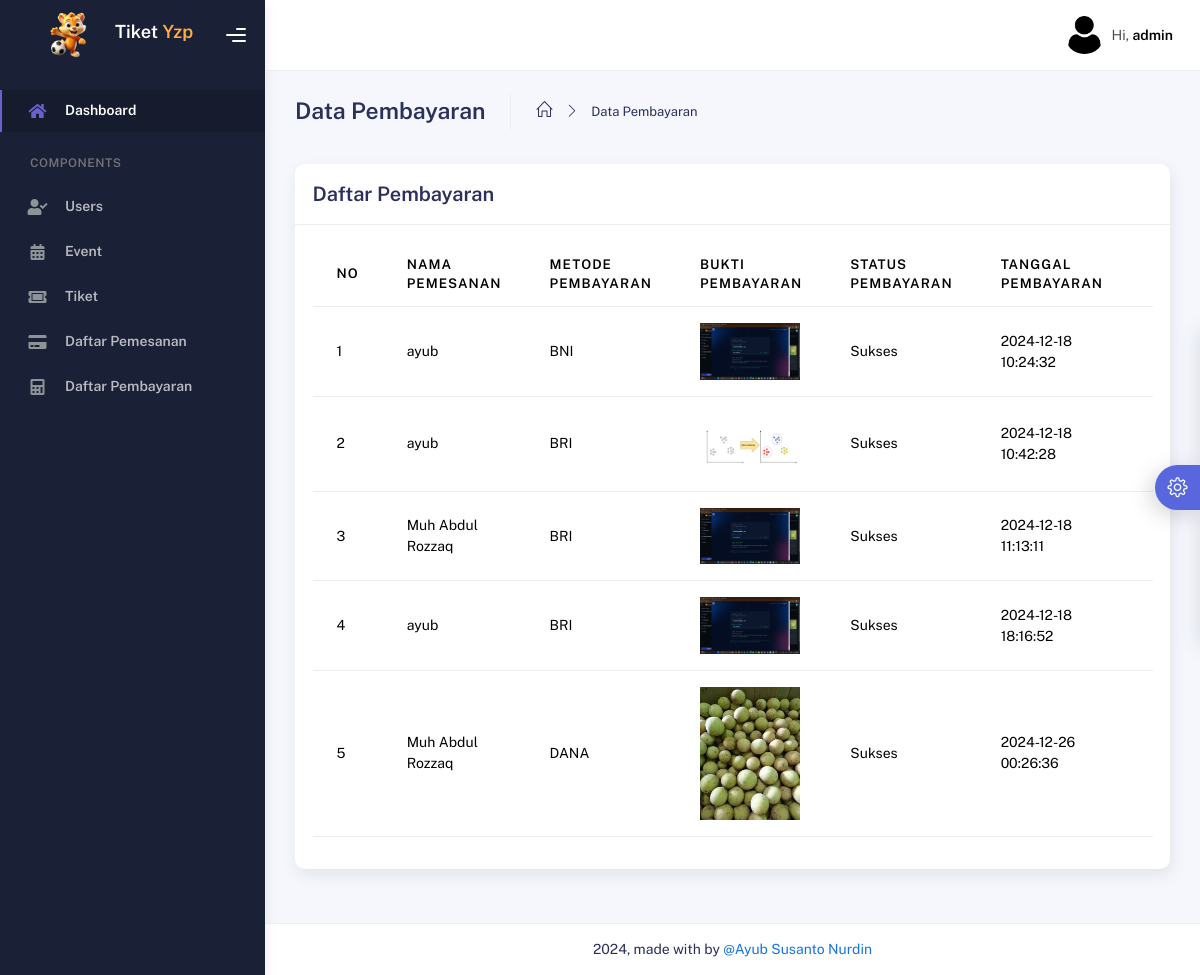
Screenshot of /admin/daftarPembayaran.php (signed in) with the database file from the repository.
### tables this page shows
CREATE TABLE `tb_pembayaran` (
  `id_pembayaran` int NOT NULL,
  `id_pemesanan` int NOT NULL,
  `metode_pembayaran` varchar(255) NOT NULL,
  `bukti_pembayaran` varchar(255) NOT NULL,
  `status_pembayaran` varchar(255) NOT NULL,
  `tanggal_pembayaran` timestamp NOT NULL
);

CREATE TABLE `tb_user` (
  `id_user` int NOT NULL,
  `nama` varchar(255) NOT NULL,
  `email` varchar(255) NOT NULL,
  `password` varchar(255) NOT NULL,
  `no_hp` varchar(15) NOT NULL,
  `alamat` text NOT NULL,
  `role` enum('admin','user') NOT NULL
);

### admin/daftarPembayaran.php (the view, shortened to what this page needs)
<?php
include '../controllers/crudPembayaran.php';
?>
<!DOCTYPE html>
<html lang="en">
<head>
    <link rel="stylesheet" href="assets/css/bootstrap.min.css" />
    <link rel="stylesheet" href="assets/css/plugins.min.css" />
    <link rel="stylesheet" href="assets/css/kaiadmin.min.css" />
    <link rel="stylesheet" href="assets/css/demo.css" />
</head>
<body>
    <div class="wrapper">
        <?php require 'components/sidebar.php'; ?>
        <div class="main-panel">
            <?php require 'components/header.php'; ?>
            <div class="container">
                <div class="page-inner">
                    <div class="page-header">
                        <h3 class="fw-bold mb-3">Data Pembayaran</h3>
                        <ul class="breadcrumbs mb-3">
                            <li class="nav-home">
                                <a href="index.php"><i class="icon-home"></i></a>
                            </li>
                            <li class="separator"><i class="icon-arrow-right"></i></li>
                            <li class="nav-item"><a href="daftarPembayaran.php?active=daftarPembayaran">Data Pembayaran</a></li>
                        </ul>
                    </div>
                    <div class="row">
                        <div class="col-md-12">
                            <div class="card">
                                <div class="card-header">
                                    <div class="card-title">Daftar Pembayaran</div>
                                </div>
                                <div class="card-body">
                                    <div class="table-responsive">
                                        <table id="basic-datatables" class="table table-hover">
                                            <thead>
                                                <tr>
                                                    <th scope="col">No</th>
                                                    <th scope="col">Nama Pemesanan</th>
                                                    <th scope="col">Metode Pembayaran</th>
                                                    <th scope="col">Bukti Pembayaran</th>
                                                    <th scope="col">Status Pembayaran</th>
                                                    <th scope="col">Tanggal Pembayaran</th>
                                                    <th scope="col" class="text-center">Aksi</th>
                                                </tr>
                                            </thead>
                                            <tbody>
                                                <?php
                                                $pembayaranSql = "SELECT p.id_pembayaran, u.nama AS nama_pemesanan, p.metode_pembayaran, p.bukti_pembayaran, p.status_pembayaran, p.tanggal_pembayaran
                                                              FROM tb_pembayaran p
                                                              JOIN tb_pemesanan ps ON p.id_pemesanan = ps.id_pemesanan
                                                              JOIN tb_user u ON ps.id_user = u.id_user";
                                                $pembayaranRes = mysqli_query($koneksi, $pembayaranSql);
                                                $no = 1;
                                                while ($row = mysqli_fetch_assoc($pembayaranRes)) {
                                                    $nama_pemesanan = $row['nama_pemesanan'];
                                                    $metode_pembayaran = $row['metode_pembayaran'];
                                                    $bukti_pembayaran = $row['bukti_pembayaran'];
                                                    $status_pembayaran = $row['status_pembayaran'];
                                                    $tanggal_pembayaran = $row['tanggal_pembayaran'];
                                                ?>
                                                    <tr>
                                                        <td><?= $no++ ?></td>
                                                        <td><?= $nama_pemesanan ?></td>
                                                        <td><?= $metode_pembayaran ?></td>
                                                        <td><img src="uploads/bukti/<?= $bukti_pembayaran ?>" alt="Bukti Pembayaran" width="100"></td>
                                                        <td><?= $status_pembayaran ?></td>
                                                        <td><?= $tanggal_pembayaran ?></td>
                                                        <td>
                                                        </td>
                                                    </tr>
                                    </div>
                                <?php
                                                }
                                ?>
                                </div>
                            </div>
                        </div>
                    </div>
        <?php require 'components/footer.php'; ?>
    <?php require 'components/settings.php'; ?>
</body>
</html>

### admin/components/sidebar.php (shortened to what this page needs)
<?php
$active = 'index';
?>
<div class="sidebar" data-background-color="dark">
    <div class="sidebar-logo">
        <div class="logo-header" data-background-color="dark">
            <a href="index.php" class="logo">
                <img
                    src="assets/img/logoTiket.png"
                    alt="navbar brand"
                    class="navbar-brand"
                    height="60" />
                <p class="h5 fw-bold text-decoration-none text-white">Tiket <span class="text-warning">Yzp</span></p>
            </a>
            <div class="nav-toggle">
                <button class="btn btn-toggle toggle-sidebar">
                    <i class="gg-menu-right"></i>
                </button>
            </div>
        </div>
    </div>
    <div class="sidebar-wrapper scrollbar scrollbar-inner">
        <div class="sidebar-content">
            <ul class="nav nav-secondary">
                <li class="nav-item <?= $active == 'index' ? 'active' : '' ?>">
                    <a href="index.php?active=index">
                        <i class="fas fa-home"></i>
                        <p>Dashboard</p>
                    </a>
                </li>
                <li class="nav-section">
                    <h4 class="text-section">Components</h4>
                </li>
                <li class="nav-item <?= $active == 'daftarUsers' ? 'active' : '' ?>">
                    <a href="daftarUsers.php?active=daftarUsers">
                        <i class="fas fa-user-check"></i>
                        <p>Users</p>
                    </a>
                </li>
                <li class="nav-item <?= $active == 'daftarEvent' ? 'active' : '' ?>">
                    <a href="daftarEvent.php?active=daftarEvent">
                        <i class="fas fa-calendar-alt"></i>
                        <p>Event</p>
                    </a>
                </li>
                <li class="nav-item <?= $active == 'daftarTiket' ? 'active' : '' ?>">
                    <a href="daftarTiket.php?active=daftarTiket">
                        <i class="fas fa-ticket-alt"></i>
                        <p>Tiket</p>
                    </a>
                </li>
                <li class="nav-item <?= $active == 'daftarPemesanan' ? 'active' : '' ?>">
                    <a href="daftarPemesanan.php?active=daftarPemesanan">
                        <i class="fas fa-credit-card"></i>
                        <p>Daftar Pemesanan</p>
                    </a>
                </li>
                <li class="nav-item <?= $active == 'daftarPembayaran' ? 'active' : '' ?>">
                    <a href="daftarPembayaran.php?active=daftarPembayaran">
                        <i class="fas fa-calculator"></i>
                        <p>Daftar Pembayaran</p>
                    </a>
                </li>
            </ul>
        </div>
    </div>
</div>

### admin/components/header.php (shortened to what this page needs)
<div class="main-header">
    <nav
        class="navbar navbar-header navbar-header-transparent navbar-expand-lg border-bottom">
        <div class="container-fluid">
            <ul class="navbar-nav topbar-nav ms-md-auto align-items-center">
                <li class="nav-item topbar-user dropdown hidden-caret">
                    <a
                        class="dropdown-toggle profile-pic"
                        data-bs-toggle="dropdown"
                        href="#"
                        aria-expanded="false">
                        <div class="avatar-sm">
                            <img
                                src="assets/img/profile.png"
                                alt="..."
                                class="avatar-img rounded-circle" />
                        </div>
                        <span class="profile-username">
                            <span class="op-7">Hi,</span>
                            <span class="fw-bold"><?= $_SESSION['nama'] ?></span>
                        </span>
                    </a>
                </li>
            </ul>
        </div>
    </nav>
</div>

### admin/components/footer.php
<footer class="footer">
    <div class="container-fluid justify-content-center">
        <div class="copyright">
            2024, made with by
            <a href="https://www.instagram.com/aaiyyubb?igsh=MTB3bG13M2ltMmUyeQ==" target="_blank">&#64;Ayub Susanto Nurdin</a>
        </div>
    </div>
</footer>

### admin/components/settings.php (shortened to what this page needs)
<div class="custom-template">
    <div class="custom-toggle">
        <i class="icon-settings"></i>
    </div>
</div>

### admin/assets/css/demo.css (style rules this page uses)
.custom-template { position: fixed; top: 50%; transform: translateY(-50%); right: -325px; width: 325px; height: max-content; display: block; z-index: 1; background: #ffffff; transition: all .3s; z-index: 1003; box-shadow: -1px 1px 20px rgba(69, 65, 78, 0.15); border-top-left-radius: 5px; border-bottom-left-radius: 5px; transition: all .5s; }
.custom-template .custom-toggle { position: absolute; width: 45px; height: 45px; background: #5867dd; top: 50%; left: -45px; transform: translateY(-50%); display: flex; align-items: center; justify-content: center; text-align: center; border-top-left-radius: 30px; border-bottom-left-radius: 30px; cursor: pointer; color: #ffffff; box-shadow: -5px 5px 20px rgba(69, 65, 78, 0.21); }
.custom-template .custom-toggle i { font-size: 20px; animation: 1.3s spin linear infinite; }

### rows the page displays
tb_pembayaran: tb_user.nama "ayub", metode_pembayaran "BNI", bukti_pembayaran (picture), status_pembayaran "Sukses", tanggal_pembayaran "2024-12-18 10:24:32"
tb_pembayaran: tb_user.nama "ayub", metode_pembayaran "BRI", bukti_pembayaran (picture), status_pembayaran "Sukses", tanggal_pembayaran "2024-12-18 10:42:28"
tb_pembayaran: tb_user.nama "Muh Abdul Rozzaq", metode_pembayaran "BRI", bukti_pembayaran (picture), status_pembayaran "Sukses", tanggal_pembayaran "2024-12-18 11:13:11"
tb_pembayaran: tb_user.nama "ayub", metode_pembayaran "BRI", bukti_pembayaran (picture), status_pembayaran "Sukses", tanggal_pembayaran "2024-12-18 18:16:52"
tb_pembayaran: tb_user.nama "Muh Abdul Rozzaq", metode_pembayaran "DANA", bukti_pembayaran (picture), status_pembayaran "Sukses", tanggal_pembayaran "2024-12-26 00:26:36"

### other values shown
$_SESSION['nama'] "admin"
